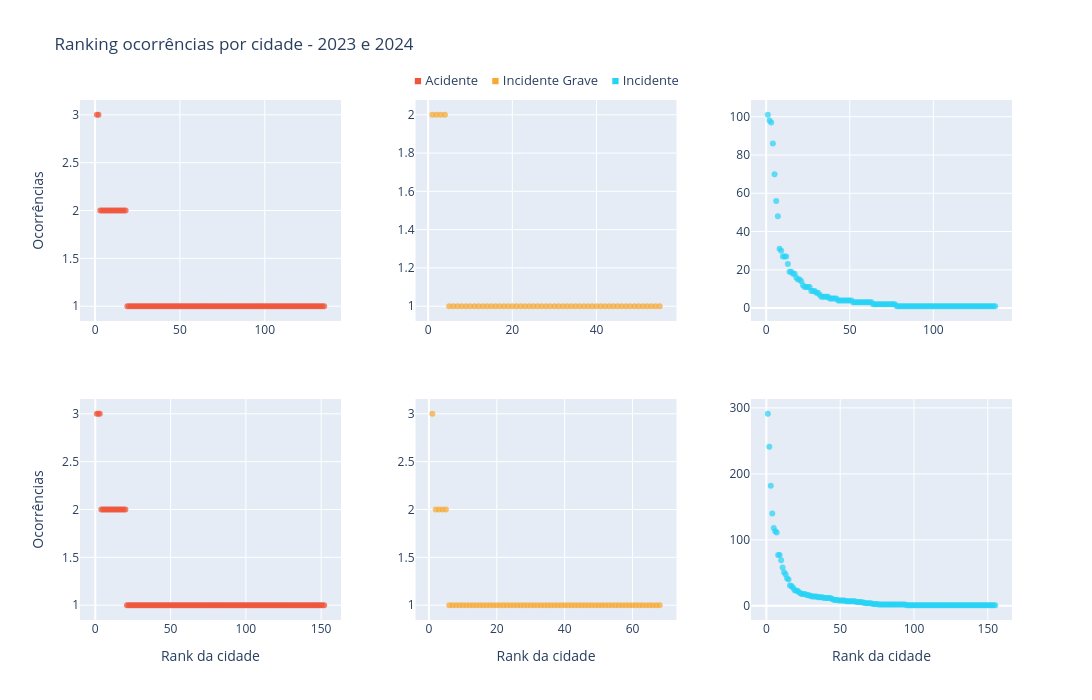

Notebook source saved alongside this figure:
### Code cell
#subplots de ocorrencias por cidade, por classificacao e por ano
from plotly.subplots import make_subplots
import plotly.graph_objects as go
import numpy as np

classificacoes = ['ACIDENTE', 'INCIDENTE GRAVE', 'INCIDENTE']
anos = [2023, 2024]
cores = {'ACIDENTE': '#EF553B', 'INCIDENTE GRAVE': '#f7a831', 'INCIDENTE': '#27D3F5'}

dist_cidades_ano_classificacao = make_subplots(
    rows=len(anos), cols=len(classificacoes),
    vertical_spacing=0.15,
    horizontal_spacing=0.08,
)

for row_idx, ano in enumerate(anos, start=1):
    df_ano = df_ocorrencia_recente[df_ocorrencia_recente['ocorrencia_dia'].dt.year == ano]
    for col_idx, cls in enumerate(classificacoes, start=1):
        contagens = (
            df_ano[df_ano['ocorrencia_classificacao'] == cls]
            .groupby('ocorrencia_cidade').size()
            .reset_index(name='contagem')
            .sort_values('contagem', ascending=False)
            .reset_index(drop=True)
        )
        contagens['rank'] = range(1, len(contagens) + 1)
        dist_cidades_ano_classificacao.add_trace(
            go.Scatter(
                x=contagens['rank'],
                y=contagens['contagem'],
                mode='markers',
                marker=dict(color=cores[cls], size=6, opacity=0.7),
                text=contagens['ocorrencia_cidade'],
                hovertemplate='<b>%{text}</b><br>Rank: %{x}<br>Ocorrências: %{y}<extra></extra>',
                showlegend=False,
            ),
            row=row_idx, col=col_idx,
        )
        show_x = row_idx == len(anos)
        show_y = col_idx == 1
        dist_cidades_ano_classificacao.update_xaxes(title_text='Rank da cidade' if show_x else '', row=row_idx, col=col_idx)
        dist_cidades_ano_classificacao.update_yaxes(title_text='Ocorrências' if show_y else '', row=row_idx, col=col_idx)

legend_text = (
    '<span style="color:#EF553B">&#9632;</span> Acidente    '
    '<span style="color:#f7a831">&#9632;</span> Incidente Grave    '
    '<span style="color:#27D3F5">&#9632;</span> Incidente'
)

dist_cidades_ano_classificacao.update_layout(
    height=700, width=1100,
    title_text='Ranking ocorrências por cidade - 2023 e 2024',
    annotations=[dict(
        text=legend_text,
        xref='paper', yref='paper',
        x=0.5, y=1.06,
        showarrow=False,
        font=dict(size=13),
        xanchor='center',
    )],
    margin=dict(t=100),
)
dist_cidades_ano_classificacao.show()

### Figure 1 — Plotly figure (JSON) as saved in the notebook; plotly's stock layout.template omitted (floating-point values rounded to 4 significant figures; data arrays with more than 128 entries replaced by an {"elided": "..."} marker saying what was removed)
{"data": [{"hovertemplate": "<b>%{text}</b><br>Rank: %{x}<br>Ocorrências: %{y}<extra></extra>", "marker": {"color": "#EF553B", "opacity": 0.7, "size": 6}, "mode": "markers", "showlegend": false, "text": {"elided": "135 str values"}, "type": "scatter", "x": {"elided": "135 int values"}, "xaxis": "x", "y": {"elided": "135 int values"}, "yaxis": "y"}, {"hovertemplate": "<b>%{text}</b><br>Rank: %{x}<br>Ocorrências: %{y}<extra></extra>", "marker": {"color": "#f7a831", "opacity": 0.7, "size": 6}, "mode": "markers", "showlegend": false, "text": ["ALTAMIRA", "MATEIROS", "RIO DE JANEIRO", "RIO VERDE", "SANTA RITA DO PARDO", "ITUPEVA", "NÃO IDENTIFICADA", "PARAÚNA", "PELOTAS", "POUSO ALEGRE", "RECIFE", "RIO CLARO", "SALVADOR", "SANTA TEREZINHA DE ITAIPU", "IGARASSU", "SANTA VITÓRIA DO PALMAR", "SELVÍRIA", "SOROCABA", "SÃO DESIDÉRIO", "SÃO JOSÉ DOS CAMPOS", "SÃO LUÍS", "SÃO PAULO", "TAILÂNDIA", "TANGARÁ DA SERRA", "TUCUMÃ", "VISCONDE DO RIO BRANCO", "ITAITUBA", "GOIÂNIA", "ALTO ARAGUAIA", "CAMPO GRANDE", "ALTO PARAÍSO DE GOIÁS", "ALTO SANTO", "BAGÉ", "BOA VISTA", "BOM SUCESSO", "BRASÍLIA", "BRUSQUE", "CABO FRIO", "CAMBÉ", "CAMPINA GRANDE DO SUL", "CAMPINAS", "CAMPO LARGO", "GAÚCHA DO NORTE", "CAMPO VERDE", "CANELA", "CASA NOVA", "CATANDUVA", "CAXAMBU", "CHAPADÃO DO CÉU", "CORUMBÁ", "CUIABÁ", "CURITIBA", "FEIRA DE SANTANA", "FLORIANÓPOLIS", "VITÓRIA"], "type": "scatter", "x": [1, 2, 3, 4, 5, 6, 7, 8, 9, 10, 11, 12, 13, 14, 15, 16, 17, 18, 19, 20, 21, 22, 23, 24, 25, 26, 27, 28, 29, 30, 31, 32, 33, 34, 35, 36, 37, 38, 39, 40, 41, 42, 43, 44, 45, 46, 47, 48, 49, 50, 51, 52, 53, 54, 55], "xaxis": "x2", "y": [2, 2, 2, 2, 1, 1, 1, 1, 1, 1, 1, 1, 1, 1, 1, 1, 1, 1, 1, 1, 1, 1, 1, 1, 1, 1, 1, 1, 1, 1, 1, 1, 1, 1, 1, 1, 1, 1, 1, 1, 1, 1, 1, 1, 1, 1, 1, 1, 1, 1, 1, 1, 1, 1, 1], "yaxis": "y2"}, {"hovertemplate": "<b>%{text}</b><br>Rank: %{x}<br>Ocorrências: %{y}<extra></extra>", "marker": {"color": "#27D3F5", "opacity": 0.7, "size": 6}, "mode": "markers", "showlegend": false, "text": {"elided": "137 str values"}, "type": "scatter", "x": {"elided": "137 int values"}, "xaxis": "x3", "y": {"elided": "137 int values"}, "yaxis": "y3"}, {"hovertemplate": "<b>%{text}</b><br>Rank: %{x}<br>Ocorrências: %{y}<extra></extra>", "marker": {"color": "#EF553B", "opacity": 0.7, "size": 6}, "mode": "markers", "showlegend": false, "text": {"elided": "152 str values"}, "type": "scatter", "x": {"elided": "152 int values"}, "xaxis": "x4", "y": {"elided": "152 int values"}, "yaxis": "y4"}, {"hovertemplate": "<b>%{text}</b><br>Rank: %{x}<br>Ocorrências: %{y}<extra></extra>", "marker": {"color": "#f7a831", "opacity": 0.7, "size": 6}, "mode": "markers", "showlegend": false, "text": ["RIO DE JANEIRO", "MANAUS", "CURITIBA", "CAMPO GRANDE", "PALMAS", "PRESIDENTE FIGUEIREDO", "PORTO VELHO", "PORTO SEGURO", "PONTA GROSSA", "PETRÓPOLIS", "QUIRINÓPOLIS", "PALHOÇA", "NÃO IDENTIFICADA", "NOVA XAVANTINA", "NOVA MUTUM", "NERÓPOLIS", "MONTES CLAROS", "QUERÊNCIA", "RIO CLARO", "RIBAS DO RIO PARDO", "MIRANDA", "SALTO DO JACUÍ", "SANTA BÁRBARA D'OESTE", "SANTA ISABEL DO RIO NEGRO", "SAPEZAL", "SÃO BORJA", "SÃO DESIDÉRIO", "SÃO FÉLIX DO ARAGUAIA", "SÃO GABRIEL DO OESTE", "SÃO JOSÉ DOS CAMPOS", "SÃO JOÃO DA BOA VISTA", "SÃO PEDRO DO SUL", "TAUÁ", "UBERLÂNDIA", "MONTENEGRO", "ALTAMIRA", "ALTO ALEGRE", "JUNDIAÍ", "AMAJARI", "APARECIDA DE GOIÂNIA", "ARARAS", "ATIBAIA", "BARREIRAS", "BELO HORIZONTE", "BENEVIDES", "BIRIGUI", "BOA VISTA", "CAMPINAS", "CAMPO BELO", "CAMPOS DE JÚLIO", "CANARANA", "CANTÁ", "CAPÃO DA CANOA", "CARMO DO RIO VERDE", "CATANDUVA", "CHAPADÃO DO SUL", "COMODORO", "CONQUISTA D'OESTE", "CORRENTINA", "CUIABÁ", "FAGUNDES VARELA", "FEIJÓ", "GOIÂNIA", "ITANHAÉM", "ITIQUIRA", "JATAÍ", "JOÃO PINHEIRO", "ÁGUA FRIA DE GOIÁS"], "type": "scatter", "x": [1, 2, 3, 4, 5, 6, 7, 8, 9, 10, 11, 12, 13, 14, 15, 16, 17, 18, 19, 20, 21, 22, 23, 24, 25, 26, 27, 28, 29, 30, 31, 32, 33, 34, 35, 36, 37, 38, 39, 40, 41, 42, 43, 44, 45, 46, 47, 48, 49, 50, 51, 52, 53, 54, 55, 56, 57, 58, 59, 60, 61, 62, 63, 64, 65, 66, 67, 68], "xaxis": "x5", "y": [3, 2, 2, 2, 2, 1, 1, 1, 1, 1, 1, 1, 1, 1, 1, 1, 1, 1, 1, 1, 1, 1, 1, 1, 1, 1, 1, 1, 1, 1, 1, 1, 1, 1, 1, 1, 1, 1, 1, 1, 1, 1, 1, 1, 1, 1, 1, 1, 1, 1, 1, 1, 1, 1, 1, 1, 1, 1, 1, 1, 1, 1, 1, 1, 1, 1, 1, 1], "yaxis": "y5"}, {"hovertemplate": "<b>%{text}</b><br>Rank: %{x}<br>Ocorrências: %{y}<extra></extra>", "marker": {"color": "#27D3F5", "opacity": 0.7, "size": 6}, "mode": "markers", "showlegend": false, "text": {"elided": "155 str values"}, "type": "scatter", "x": {"elided": "155 int values"}, "xaxis": "x6", "y": {"elided": "155 int values"}, "yaxis": "y6"}], "layout": {"annotations": [{"font": {"size": 13}, "showarrow": false, "text": "<span style=\"color:#EF553B\">&#9632;</span> Acidente    <span style=\"color:#f7a831\">&#9632;</span> Incidente Grave    <span style=\"color:#27D3F5\">&#9632;</span> Incidente", "x": 0.5, "xanchor": "center", "xref": "paper", "y": 1.06, "yref": "paper"}], "height": 700, "margin": {"t": 100}, "title": {"text": "Ranking ocorrências por cidade - 2023 e 2024"}, "width": 1100, "xaxis": {"anchor": "y", "domain": [0, 0.28], "title": {"text": ""}}, "xaxis2": {"anchor": "y2", "domain": [0.36, 0.64], "title": {"text": ""}}, "xaxis3": {"anchor": "y3", "domain": [0.72, 1], "title": {"text": ""}}, "xaxis4": {"anchor": "y4", "domain": [0, 0.28], "title": {"text": "Rank da cidade"}}, "xaxis5": {"anchor": "y5", "domain": [0.36, 0.64], "title": {"text": "Rank da cidade"}}, "xaxis6": {"anchor": "y6", "domain": [0.72, 1], "title": {"text": "Rank da cidade"}}, "yaxis": {"anchor": "x", "domain": [0.575, 1], "title": {"text": "Ocorrências"}}, "yaxis2": {"anchor": "x2", "domain": [0.575, 1], "title": {"text": ""}}, "yaxis3": {"anchor": "x3", "domain": [0.575, 1], "title": {"text": ""}}, "yaxis4": {"anchor": "x4", "domain": [0, 0.425], "title": {"text": "Ocorrências"}}, "yaxis5": {"anchor": "x5", "domain": [0, 0.425], "title": {"text": ""}}, "yaxis6": {"anchor": "x6", "domain": [0, 0.425], "title": {"text": ""}}}}
